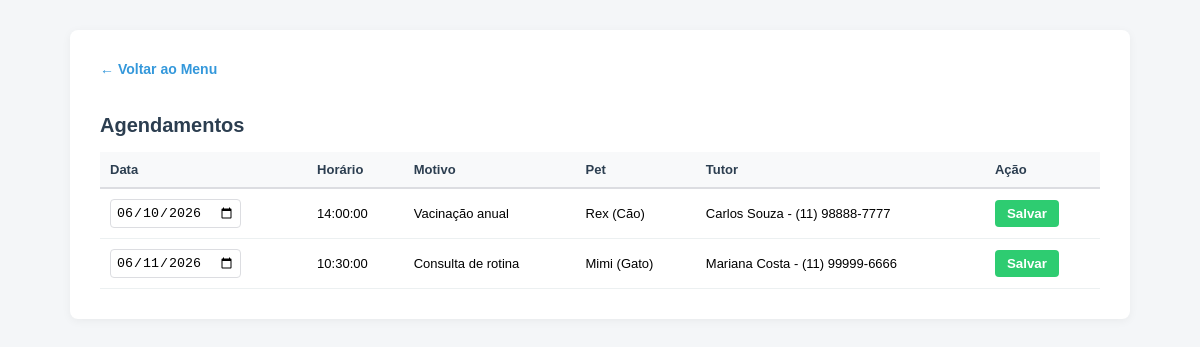
The page /sistema/agendamentos.php on the database its author committed.
### tables this page shows
CREATE TABLE IF NOT EXISTS agendamentos (
    id INT AUTO_INCREMENT PRIMARY KEY,
    pet_id INT NOT NULL,
    data_agendamento DATE NOT NULL,
    horario TIME NOT NULL,
    motivo TEXT NOT NULL,
    FOREIGN KEY (pet_id) REFERENCES pets(id) ON DELETE CASCADE
);

CREATE TABLE IF NOT EXISTS pets (
    id INT AUTO_INCREMENT PRIMARY KEY,
    nome VARCHAR(100) NOT NULL,
    especie VARCHAR(50) NOT NULL,
    raca VARCHAR(50),
    idade INT,
    tutor_id INT NOT NULL,
    FOREIGN KEY (tutor_id) REFERENCES tutores(id) ON DELETE CASCADE
);

CREATE TABLE IF NOT EXISTS tutores (
    id INT AUTO_INCREMENT PRIMARY KEY,
    nome VARCHAR(100) NOT NULL,
    cpf VARBINARY(255) NOT NULL,
    telefone VARCHAR(20) NOT NULL
);

### sistema/agendamentos.php (the view, shortened to what this page needs)
<?php
require_once 'conexao.php';
$sql = "SELECT
            a.id AS agendamento_id,
            a.data_agendamento,
            a.horario,
            a.motivo,
            p.nome AS nome_pet,
            p.especie,
            t.nome AS nome_tutor,
            t.telefone
        FROM agendamentos a
        INNER JOIN pets p ON a.pet_id = p.id
        INNER JOIN tutores t ON p.tutor_id = t.id
        ORDER BY a.data_agendamento ASC, a.horario ASC";
$stmt = $pdo->query($sql);
$agendamentos = $stmt->fetchAll(PDO::FETCH_ASSOC);
?>
<!DOCTYPE html>
<html lang="pt-PT">
<head>
</head>
<body>
    <div class="container">
        <a href="dashboard.php" class="voltar">&larr; Voltar ao Menu</a>
        <h2>Agendamentos</h2>
        <table>
            <tr>
                <th>Data</th>
                <th>Horário</th>
                <th>Motivo</th>
                <th>Pet</th>
                <th>Tutor</th>
                <th>Ação</th>
            </tr>
            <?php foreach ($agendamentos as $ag): ?>
            <tr>
                <form method="POST">
                    <td><input type="date" name="nova_data" value="<?php echo $ag['data_agendamento']; ?>"></td>
                    <td><?php echo $ag['horario']; ?></td>
                    <td><?php echo htmlspecialchars($ag['motivo']); ?></td>
                    <td><?php echo htmlspecialchars($ag['nome_pet'] . " (" . $ag['especie'] . ")"); ?></td>
                    <td><?php echo htmlspecialchars($ag['nome_tutor'] . " - " . $ag['telefone']); ?></td>
                    <td><button type="submit">Salvar</button></td>
                </form>
            </tr>
            <?php endforeach; ?>
        </table>
    </div>
</body>
</html>

### sistema/agendamentos.php (style rules this page uses)
body { font-family: sans-serif; background: #f4f6f8; margin: 0; padding: 30px; }
.container { max-width: 1000px; margin: 0 auto; background: #fff; padding: 30px; border-radius: 8px; box-shadow: 0 2px 10px rgba(0,0,0,0.05); }
h2 { color: #2c3e50; font-size: 20px; margin-bottom: 15px; }
.voltar { color: #3498db; text-decoration: none; font-size: 14px; font-weight: bold; display: inline-block; margin-bottom: 20px; }
table { width: 100%; border-collapse: collapse; margin-top: 10px; }
th { background: #f8f9fa; color: #2c3e50; text-align: left; padding: 10px; font-size: 13px; border-bottom: 2px solid #dcdde1; }
td { padding: 10px; border-bottom: 1px solid #ecf0f1; font-size: 13px; }
input[type="date"] { padding: 5px; border: 1px solid #dcdde1; border-radius: 4px; }
button { background: #2ecc71; color: #fff; border: none; padding: 6px 12px; border-radius: 4px; font-weight: bold; cursor: pointer; }

### rows shown on the page
agendamentos: nova_data "06/10/2026", horario "14:00:00", motivo "Vacinação anual", pet.especie "Rex (Cão)", tutores.nome+telefone "Carlos Souza - (11) 98888-7777"
agendamentos: nova_data "06/11/2026", horario "10:30:00", motivo "Consulta de rotina", pet.especie "Mimi (Gato)", tutores.nome+telefone "Mariana Costa - (11) 99999-6666"
